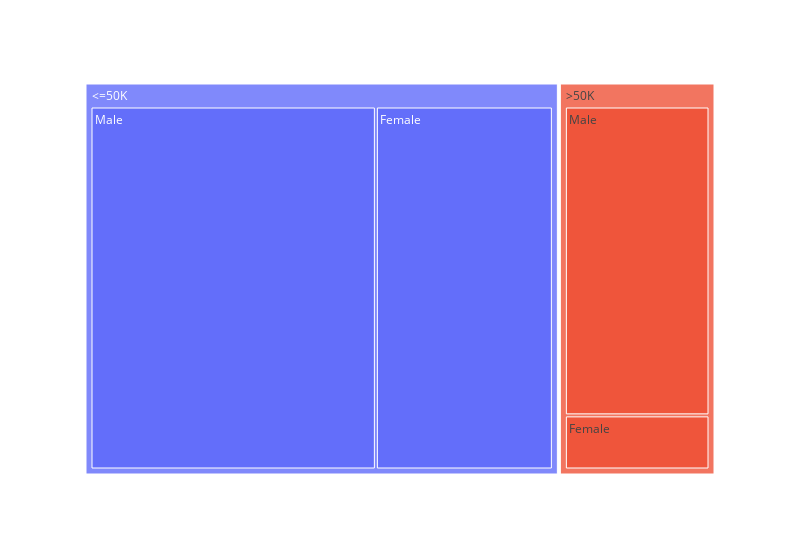

Write notebook code for a chart like this one.
### Markdown cell above
No surprise here, our samples are more about white people than other races

### Code cell
fig = px.treemap(adults.groupby(['sex', 'class'])['class'].count().reset_index(name="count"), path=['class', 'sex'], values='count')
fig.update_layout(width=800)
fig.show()

### Figure 1 — Plotly figure (JSON) as saved in the notebook; plotly's stock layout.template omitted (floating-point values rounded to 4 significant figures)
{"data": [{"branchvalues": "total", "domain": {"x": [0, 1], "y": [0, 1]}, "hovertemplate": "labels=%{label}<br>count=%{value}<br>parent=%{parent}<br>id=%{id}<extra></extra>", "ids": ["<=50K/Female", ">50K/Female", "<=50K/Male", ">50K/Male", "<=50K", ">50K"], "labels": ["Female", "Female", "Male", "Male", "<=50K", ">50K"], "name": "", "parents": ["<=50K", ">50K", "<=50K", ">50K", "", ""], "type": "treemap", "values": [12966, 1668, 20908, 9517, 33874, 11185]}], "layout": {"legend": {"tracegroupgap": 0}, "margin": {"t": 60}, "width": 800}}
